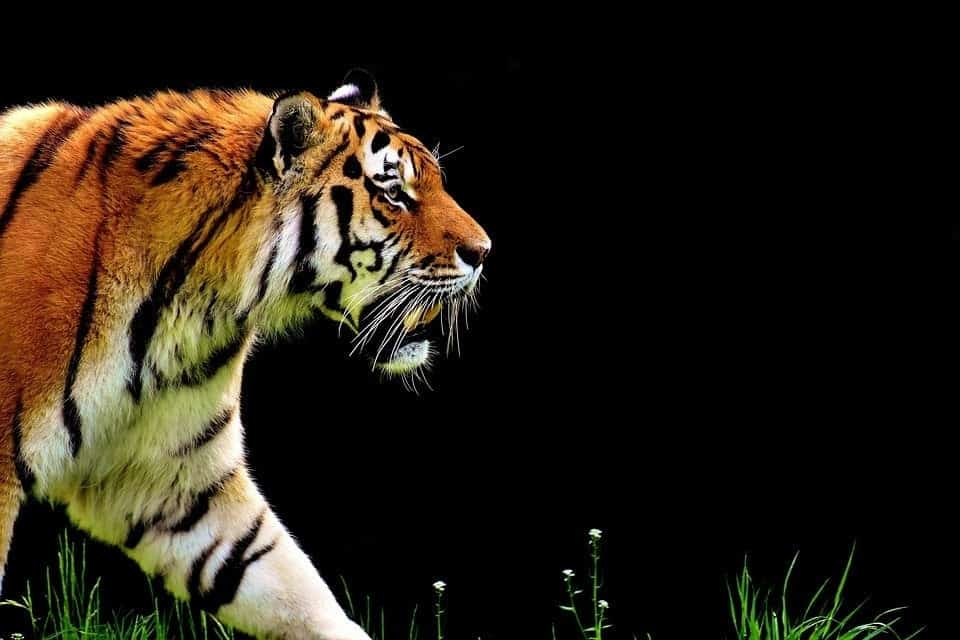
#> input picture computer_vision/yt_tutorial_scikit-image/images/img4_objects.jpg, 960 x 640 px, found by its file name
$ python mini_project_img2.py   (older library calls are emulated)
#> lines starting #> are read from the running program, lines starting #| are printed output that depends on the picture; after the words box and inside, x2 and y2 are one past the last pixel; in counts of white or black regions, pixels touching at a corner belong together
import cv2
import numpy as np
from matplotlib import pyplot as plt

"""1.	Image Importing and Grayscale Conversion"""

img = cv2.imread("C:/Users/James/OneDrive/Documents/Code/tutorials/python/scikit-image/images/img4_objects.jpg", 0)
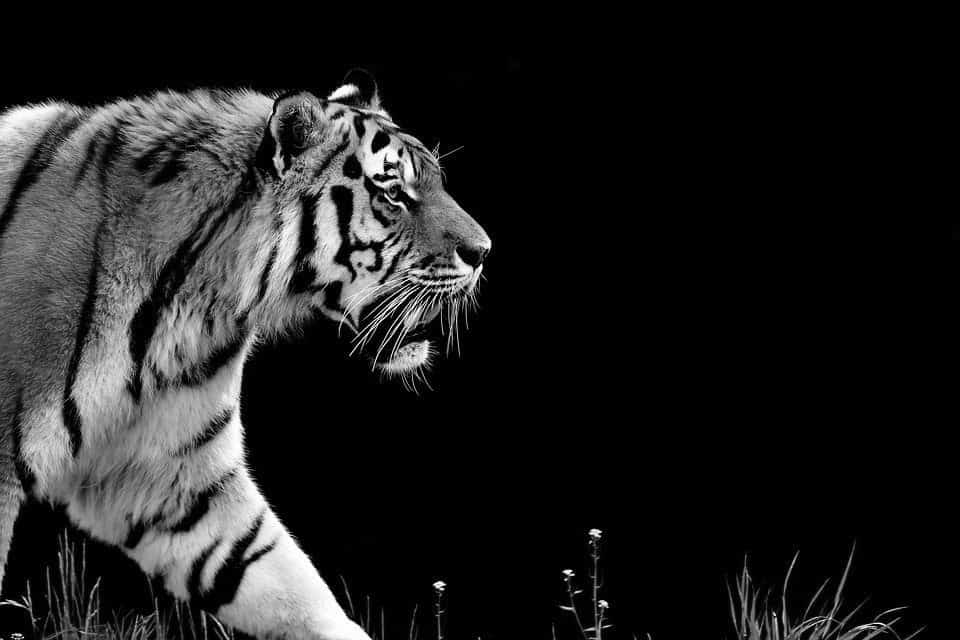
#> img: shape (640, 960); min 0, max 255, mean 33.2

"""Resizing the image"""

# new width
target_with = 500

# ratio = target width / original width
ratio = target_with / img.shape[1]
#> ratio = 0.521

# new height
target_height = int(img.shape[0] * ratio)
#> target_height = 333

dim = (target_with, target_height)
#> dim = (500, 333)

img = cv2.resize(img, dim, interpolation=cv2.INTER_AREA)
#> img: shape (333, 500)

"""2.   Brightness and Contrast Enhancement"""

# brightness
brighter_img = cv2.convertScaleAbs(img, alpha=1, beta=50)
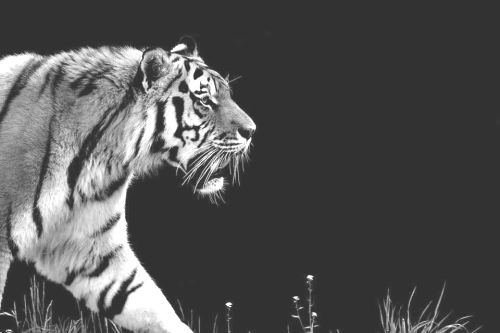
#> brighter_img: shape (333, 500); min 50, max 255, mean 82.7
darker_img = cv2.convertScaleAbs(img, alpha=1, beta=-50)
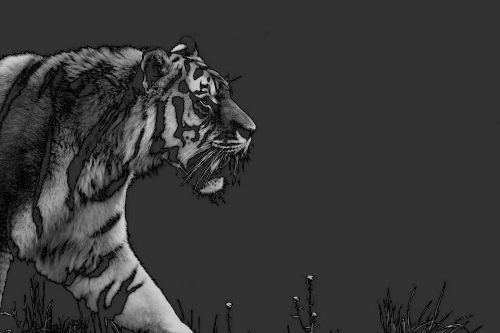
#> darker_img: shape (333, 500); min 0, max 205, mean 55.1

# contrast
contrast_img = cv2.convertScaleAbs(img, alpha=2, beta=0)

# [4 lines of commented-out code are left out]

"""3.   Noise Reduction"""

median_img = cv2.medianBlur(img, 3)

# cv2.imshow("Original Image",img)
# cv2.imshow("Median Image", median_img)

"""4.  Edge Filtering"""

from skimage.filters import sobel, scharr, prewitt

sobel_edge = sobel(img)
scharr_edge = scharr(img)
prewitt_edge = prewitt(img)

sobel_norm = cv2.normalize(sobel_edge, None, 0, 255, norm_type=cv2.NORM_MINMAX, dtype=cv2.CV_8U)
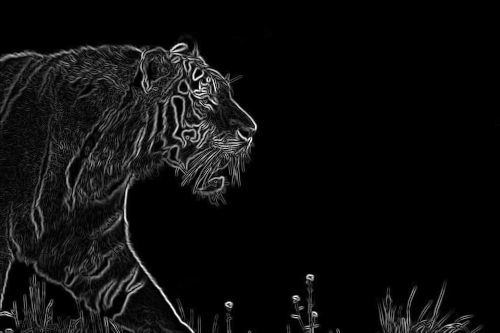
#> sobel_norm: shape (333, 500); min 0, max 255, mean 13.6

scharr_norm = cv2.normalize(scharr_edge, None, 0, 255, norm_type=cv2.NORM_MINMAX, dtype=cv2.CV_8U)

prewitt_norm = cv2.normalize(prewitt_edge, None, 0, 255, norm_type=cv2.NORM_MINMAX, dtype=cv2.CV_8U)

# [4 lines of commented-out code are left out]

"""5.    Edge Detection"""

canny_edge = cv2.Canny(img, 50, 100)
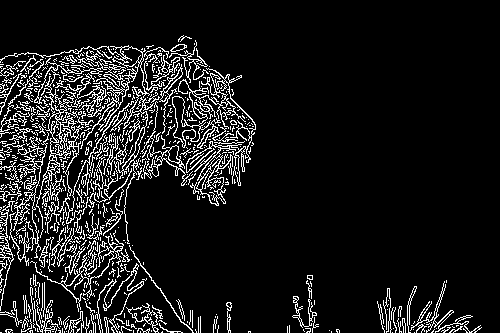
#> canny_edge: shape (333, 500); 10.3% white in thin lines or dots, all inside (x1, y1, x2, y2) = (0, 35, 482, 333)

# cv2.imshow("Original Image",img)
# cv2.imshow("Canny Edge", canny_edge)

"""6.    Thresholding"""

ret, th = cv2.threshold(img, 0, 255, cv2.THRESH_BINARY + cv2.THRESH_OTSU)
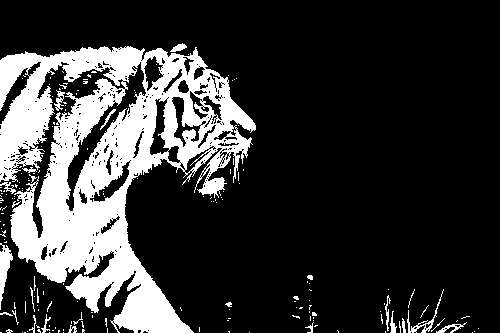
#> th: shape (333, 500); 21.4% white; 179 white regions (153 under 20 px), largest, box (x1, y1, x2, y2) and area: (0, 46, 256, 333) 33405, (0, 243, 13, 310) 397, (407, 289, 444, 333) 212
#> ret = 71

# cv2.imshow("Original Image",img)
# cv2.imshow("Threshold Image", th)

"""7.   Morphological Operation"""

kernel = np.ones((3,3), np.uint8)

# erosion
erosion = cv2.erode(th, kernel, iterations=1)
#> erosion: shape (333, 500); 15% white; 78 white regions (67 under 20 px), largest, box (x1, y1, x2, y2) and area: (12, 49, 255, 333) 18788, (0, 48, 142, 180) 4990, (0, 249, 12, 300) 275

# erosion + dilation
dilation = cv2.dilate(erosion, kernel, iterations=1)
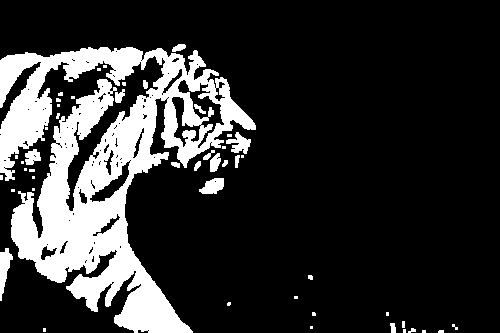
#> dilation: shape (333, 500); 19.4% white; 49 white regions (30 under 20 px), largest, box (x1, y1, x2, y2) and area: (0, 47, 256, 333) 30090, (0, 248, 13, 301) 356, (226, 132, 251, 154) 285

cv2.imshow("Original Image",img)
cv2.imshow("Erosion image", erosion)
cv2.imshow("Erosion + Dilation Image", dilation)

cv2.waitKey(0)
cv2.destroyAllWindows()

$ run again, with computer_vision/yt_tutorial_scikit-image/images/angry-doc.jpg copied over computer_vision/yt_tutorial_scikit-image/images/img4_objects.jpg
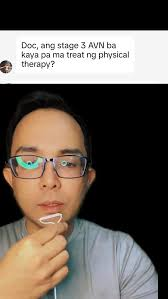
#> input picture computer_vision/yt_tutorial_scikit-image/images/angry-doc.jpg, 168 x 299 px, found by its file name
#> `canny_edge = cv2.Canny(img, 50, 100)`:
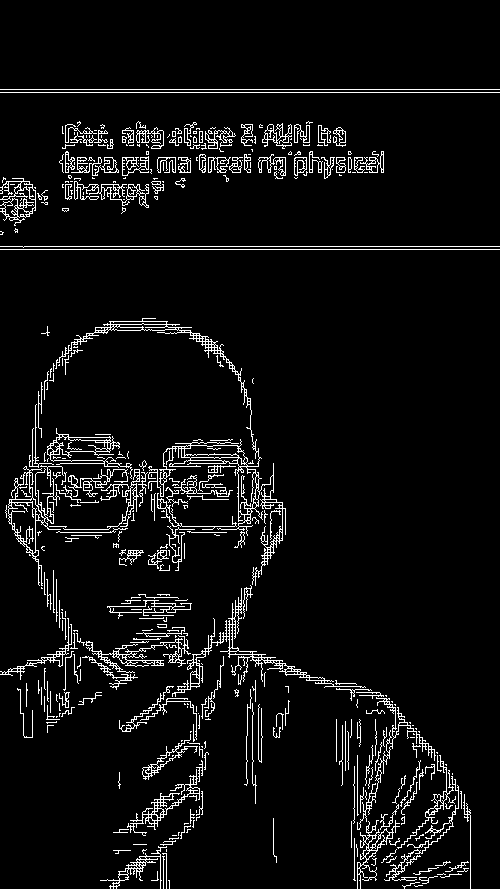
#> canny_edge: shape (889, 500); 5.8% white in thin lines or dots, all inside (x1, y1, x2, y2) = (0, 89, 500, 889)
#> th: shape (889, 500); 51.2% white; 165 black regions (131 under 20 px), largest, box (x1, y1, x2, y2) and area: (0, 250, 500, 889) 165142, (0, 0, 500, 89) 44500, (164, 719, 224, 871) 2896
#> ret = 95
#> `erosion = cv2.erode(th, kernel, iterations=1)`:
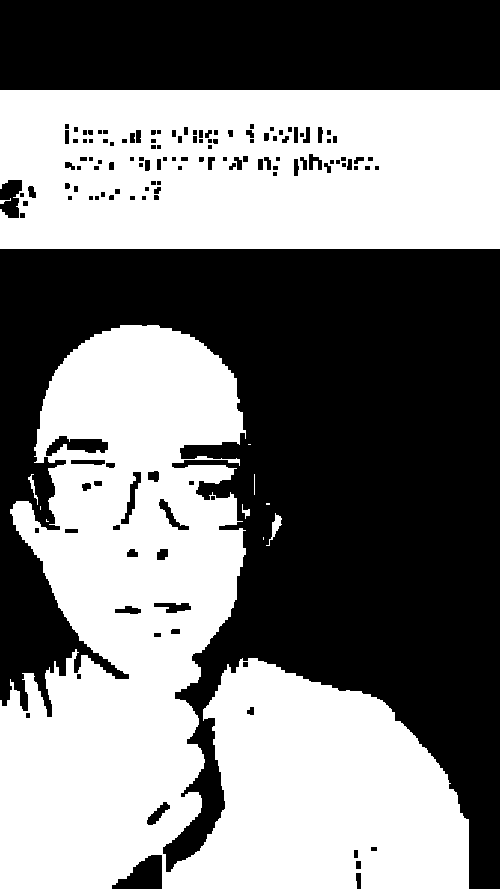
#> erosion: shape (889, 500); 49.3% white; 12 white regions (5 under 20 px), largest, box (x1, y1, x2, y2) and area: (0, 325, 469, 889) 143101, (0, 90, 500, 249) 75715, (266, 513, 282, 546) 153
#> dilation: shape (889, 500); 51.2% white; 154 black regions (120 under 20 px), largest, box (x1, y1, x2, y2) and area: (0, 250, 500, 889) 168176, (0, 0, 500, 89) 44500, (113, 856, 161, 889) 960
